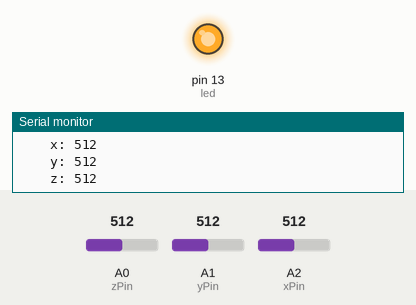
Bench run of a sketch on a simulated Arduino Uno, built with avr-gcc and run on an emulated ATmega328P. On the bench: output pins drawn as LEDs (lit = HIGH), the last lines printed to the serial monitor. The test bench sets the inputs (shaded band); at power-on: A0 (zPin) = 512, A1 (yPin) = 512, A2 (xPin) = 512.

Above: at 0.4 s.
At 10.4 s:
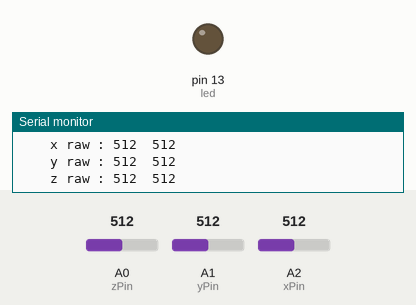
Timing chart, 0 to 11.9 s (numbered marks = the images above):
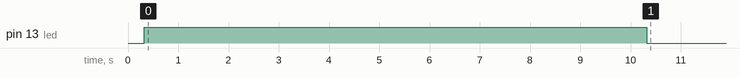

The sketch:

ADXL355.ino
```cpp
    /*
    ADXL335test
    ahdavidson
    */


    #define DEVELOPMENT 1  // controls serial output: 0 = off, 1 = on


    const int xPin = 2;   // x-axis of the accelerometer output - analog pin
    const int yPin = 1;   // y-axis of the accelerometer output - analog pin
    const int zPin = 0;   // z-axis of the accelerometer output - analog pin
    const int led  = 13;  // a blinky light

    const int zeroOffsetSamples = 1000;  // # of samples to average for zero offset
    const int calibrateSeconds = 10;     // number of seconds for calibration test


    long xZero = 0;  // zero offset value for each axis (values at rest)
    long yZero = 0;
    long zZero = 0;

    int xMin = 0;  // min and max values found on each axis during calibration
    int xMax = 0;
    int yMin = 0;
    int yMax = 0;
    int zMin = 0;
    int zMax = 0;

    int x, y, z;  // for reading pin values

    long startCalibration;  // timer start value for calibration


    void setup() {

    #if DEVELOPMENT
      Serial.begin (9600);
      Serial.println ("*** ADXL335 Test");
    #endif

      pinMode (led, OUTPUT);

      pinMode (xPin, INPUT);  // not really needed for analog reads, just to remind
      pinMode (yPin, INPUT);
      pinMode (zPin, INPUT);

      // establish the zero offset values for each axis
      // by reading the pin values a bunch of times
      // and averaging them -- the board must be motionless
      // during this loop

      for (int i=0; i<zeroOffsetSamples; i++) {
        xZero += analogRead (xPin);
        yZero += analogRead (yPin);
        zZero += analogRead (zPin);
      }

      xZero /= zeroOffsetSamples;
      yZero /= zeroOffsetSamples;
      zZero /= zeroOffsetSamples;

    #if DEVELOPMENT
      Serial.println ("*** Zero offset:");
      Serial.print   ("    x: ");
      Serial.println (xZero);
      Serial.print   ("    y: ");
      Serial.println (yZero);
      Serial.print   ("    z: ");
      Serial.println (zZero);
    #endif

      xMin = xZero;
      xMax = xZero;
      yMin = yZero;
      yMax = yZero;
      zMin = zZero;
      zMax = zZero;


      // now turn on the LED and set a timer for some # of seconds
      // during that time, watch for the max and min values on each
      // axis and save them (will be used in real app)
      // if the board is rotated +/- 90 degrees, we can auto-calibrate


      digitalWrite (led, HIGH);
      startCalibration = millis ();

      while ((millis () - startCalibration) < long (calibrateSeconds * 1000)) {
        x = analogRead (xPin);
        y = analogRead (yPin);
        z = analogRead (zPin);
        xMin = min (xMin, x);  //  - xZero);
        xMax = max (xMax, x);  //  - xZero);
        yMin = min (yMin, y);  //  - yZero);
        yMax = max (yMax, y);  //  - yZero);
        zMin = min (zMin, z);  //  - zZero);
        zMax = max (zMax, z);  //  - zZero);
      }

      digitalWrite (led, LOW);

    #if DEVELOPMENT
      Serial.println ("*** Minimax: ");
      Serial.print   ("    x raw : "); Serial.print (xMin); Serial.print ("\t"); Serial.println (xMax);
      Serial.print   ("    y raw : "); Serial.print (yMin); Serial.print ("\t"); Serial.println (yMax);
      Serial.print   ("    z raw : "); Serial.print (zMin); Serial.print ("\t"); Serial.println (zMax);
      Serial.print   ("    x zero: "); Serial.print (xMin - xZero); Serial.print ("\t"); Serial.println (xMax - xZero);
      Serial.print   ("    y zero: "); Serial.print (yMin - yZero); Serial.print ("\t"); Serial.println (yMax - yZero);
      Serial.print   ("    z zero: "); Serial.print (zMin - zZero); Serial.print ("\t"); Serial.println (zMax - zZero);
    #endif

    }


    void loop() {

      // nothing for now

    }
```
